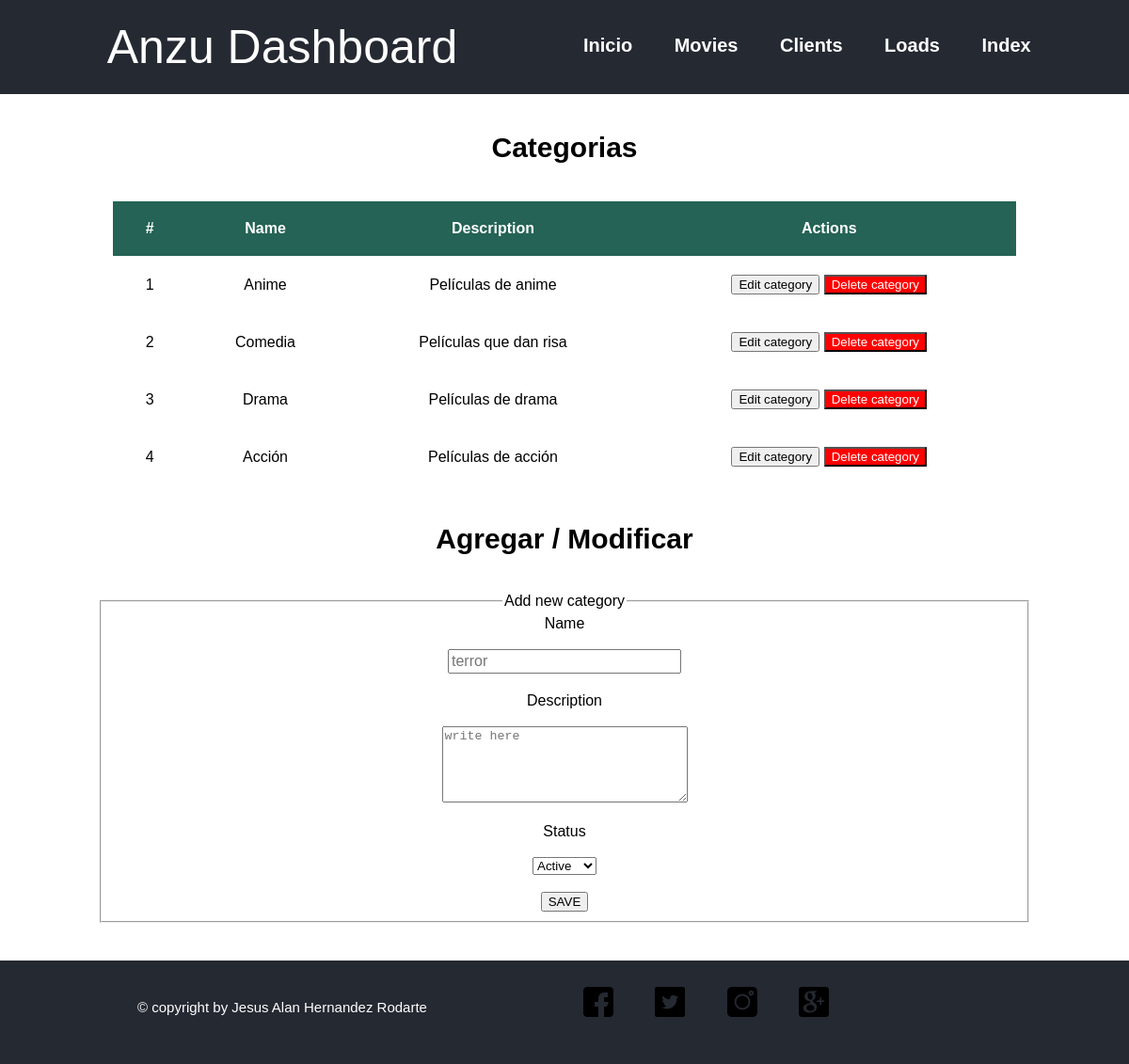
/categories/index.php, run on the app's committed database.
### tables this page shows
CREATE TABLE `categories` (
  `id` int(11) NOT NULL,
  `name` varchar(255) DEFAULT NULL,
  `description` varchar(255) DEFAULT NULL,
  `status` varchar(255) NOT NULL DEFAULT 'inactive',
  `created_at` datetime NOT NULL DEFAULT current_timestamp()
);

### app/categoryController.php (called while the page is built, shortened)
<?php
class CategoryController{
    public function get(){
        $conn = connect();
        if($conn->connect_error==false){
            $query = "select * from categories";
            $prepared_query = $conn->prepare($query);
            $prepared_query->execute();
            $results = $prepared_query->get_result();
            $categories = $results->fetch_all(MYSQLI_ASSOC);
            if(count($categories)>0){
                return $categories;
            }else{
                return array();
            }
        }else{
            return array();
        }
    }
}
?>

### categories/index.php (the view, shortened to what this page needs)
<?php
include "../app/categoryController.php";
$categoryController = new CategoryController();
$categories = $categoryController -> get();
?>
<!DOCTYPE html>
<html lang="en">
<head>
    <link rel="stylesheet" href="../css/estilosdatosMovies.css?v=0.0.12">
    <link rel="stylesheet" href="../css/estilosIndex.css?v=0.0.9">
</head>
<body>
    <div class="contenedor">
        <header>
            <div class="wrapper">
                <div class="logo">
                    <a href="#">Anzu Dashboard</a>
                </div>
                <nav>
                    <a href="#">Inicio</a>
                    <a href="#">Movies</a>
                    <a href="#">Clients</a>
                    <a href="#">Loads</a>
                    <a href="../index.php">Index</a>
                </nav>
            </div>
        </header>
        <div class="contenedortabla">
            <h1>
                Categorias
            </h1>
            <table>
                <thead>
                    <th>
                        #
                    </th>
                    <th>
                        Name
                    </th>
                    <th>
                        Description
                    </th>
                    <th>
                        Actions
                    </th>
                </thead>
                <tbody>
                    <?php foreach ($categories as $category): ?>
                    <tr>
                        <td class="centrar">
                            <?= $category['id'] ?>
                        </td>
                        <td class="centrar">
                            <?= $category['name'] ?>
                        </td>
                        <td class="centrar">
                            <?= $category['description'] ?>
                        </td>
                        <td class="centrar">
                        <button onclick="edit(<?= $category['id'] ?>,'<?= $category['name'] ?>','<?= $category['description'] ?>','<?= $category['status'] ?>')">
                                Edit category
                        </button>
                        <button onclick="remove(<?= $category['id'] ?>)" style="color: white; background: red;">
                            Delete category
                        </button>
                        </td>
                    </tr>
                    <?php endforeach ?>
                </tbody>
            </table>
            <h1>
                Agregar / Modificar
            </h1>
            <form id="storeForm" action="../app/categoryController.php" method="POST">
                <fieldset class="fielset">
                    <legend>
                        Add new category
                    </legend>
                    <label for="">
                        Name
                    </label> <br><br>
                    <input type="text" name="name" placeholder="terror"> <br>
                    <label for="">
                        Description
                    </label><br><br>
                    <textarea name="description"  cols="30" rows="5" placeholder="write here"></textarea><br><br>
                    <label for="">
                        Status
                    </label><br><br>
                    <select name="status">
                        <option>Active</option>
                    </select><br><br>
                    <button type="submit">SAVE</button>
                </fieldset>
            </form>
        </div>
        <footer>
            <div class="wrapper">
                <div class="logo">
                    <a href="index.php">© copyright by Jesus Alan Hernandez Rodarte </a>
                </div>
                <nav >
                    <a href="#">
                        <img src="../img/facebook.png" alt="">
                    </a>
                    <a href="#">
                        <img src="../img/twit.png" alt="">
                    </a>
                    <a href="#">
                        <img src="../img/instagram.png" alt="">
                    </a>
                    <a href="#">
                        <img src="../img/google.png" alt="">
                    </a>
                </nav>
            </div>
        </footer>
    </div>
</body>
</html>

### css/estilosdatosMovies.css (style rules this page uses)
.contenedortabla { width: 100%; }
.contenedortabla table { margin-left: auto; margin-right: auto; border-collapse: collapse; width: 80%; }
th ,td { padding: 20px; }
.centrar { text-align: center; }
thead { background-color: #246355; color: #fff; }
h1 { text-align: center; padding-top: 20px; padding-bottom: 20px; font-size: 30px; }
input { width: 25%; margin-bottom: 20px; }
input[type="text"], input[type="password"] { outline: none; height: 20px; font-size: 16px; }
.fielset { display: block; margin-left: auto; margin-right: auto; width: 80%; text-align: center; margin-bottom: 40px; }

### css/estilosIndex.css (style rules this page uses)
body { margin: 0; padding: 0; font-family: sans-serif; height: 100vh; }
.contenedor { width: 100%; }
header { width: 100%; overflow: hidden; background: #252932; }
.wrapper { width: 100%; display: flex; flex-wrap: wrap; }
.logo { width: 50%; }
.logo a { text-decoration: none; color: #fff; }
header .logo { color: #f2f2f2; font-size: 50px; line-height: 100px; text-align: center; }
header nav { line-height: 100px; }
header nav a { display: inline-block; color: #fff; text-decoration: none; padding: 10px 20px; line-height: normal; font-size: 20px; font-weight: bold; transition: all 500ms ease; }
footer { width: 100%; overflow: hidden; background: #252932; }
footer .logo { color: #f2f2f2; font-size: 15px; line-height: 100px; text-align: center; }
footer nav { width: 50%; line-height: 110px; }
footer nav a { display: inline-block; color: #fff; text-decoration: none; padding: 10px 20px; line-height: normal; font-size: 20px; font-weight: bold; transition: all 500ms ease; }

### data on the page
categories: id "1", name "Anime", description "Películas de anime"
categories: id "2", name "Comedia", description "Películas que dan risa"
categories: id "3", name "Drama", description "Películas de drama"
categories: id "4", name "Acción", description "Películas de acción"
